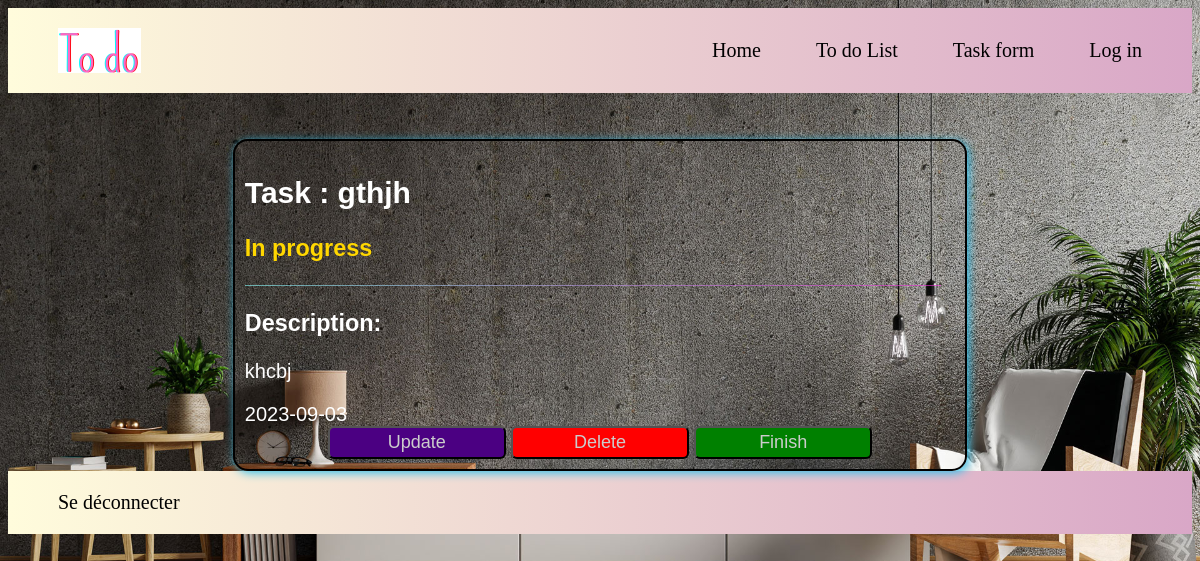
The app's page /index.php?val=list (signed in) with its own data.
### tables this page shows
CREATE TABLE `tasks` (
  `id_task` int(11) NOT NULL,
  `title` varchar(100) NOT NULL,
  `description` text DEFAULT NULL,
  `dates` date DEFAULT NULL,
  `status` varchar(20) DEFAULT 'In progress',
  `id_user` int(11) DEFAULT NULL
);

### liste.php (the view, shortened to what this page needs)
<div class="tasks">
    <?php
    require "connexion.php";
    $user = $_SESSION['user'];
    $sql = "SELECT * FROM users WHERE username = ? ";
    $req = $connexion->prepare($sql);
    $req->execute([$user['username']]);
    $result = $req->fetch();
    $sql = "SELECT  * FROM tasks WHERE id_user = ?";
    $req = $connexion->prepare($sql);
    $req->execute([$result['id_user']]);
    while ($row = $req->fetch()) {
        if ($row['status'] === 'In progress') {
            echo " <br/>
            <center>
            <form method='POST' action=index.php?val=trait>
            <input type='hidden' name='status' value=" . $row['status'] . ">
            <input type='hidden' name='mon_id' value=" . $row['id_task'] . ">
                 <div class='form-task'>
                    <div class='id_task'>
                    <h2>Task : " . $row['title'] . " </h2> <h3 style='color:gold;'> " . $row['status'] . " </h3> </div>
                    <div class='line'></div>
                    <div class='desc-task'>
                        <h3>Description: </h3>
                        <p>
                            " . $row['description'] . "
                        </p>
                    </div>
                    <div class='date-task'>" . $row['dates'] . "</div>
                    <div class=' status-task>
                    </div>
                    <br>
                    <div class='button-task'>
                    <center>
                        <button name='action' class='btn-update' value='update'>Update</button>
                        <button name='action' class='btn-delete' value='delete'>Delete</button>
                        <button name='action' class='btn-finish' value='finish'>Finish</button>
                    <center/>
                    </div>
                </div>
            </center></form>";
        }
    }
    ?>
</div>

### index.php (shortened to what this page needs)
<!DOCTYPE html>
<html lang="fr">
<head>
    <link rel="stylesheet" href="./assets/css/style.css">
</head>
<body>
    <?php include "header.php"; ?>
    <?php include "contenu.php"; ?>
    <footer>
        <a href="logout.php">Se déconnecter</a>
    </footer>
</body>
</html>

### header.php
<header>
    <nav>
        <img src='./assets/img/To do.png' class="logo" alt="Todo">
        <div class="liens">
            <a href="index.php?val=home">Home</a>
            <a href="index.php?val=list">To do List</a>
            <a href="index.php?val=task">Task form</a>
            <a href="index.php?val=login">Log in</a>
        </div>
    </nav>
</header>
<br />

### contenu.php (shortened to what this page needs)
<?php
if (!isset($_REQUEST['val'])) {
    include "accueil.php";
} else {
    switch ($_REQUEST['val']) {
        case 'list':
            include "liste.php";
            break;
    }
}

### assets/css/style.css (style rules this page uses)
body { background-size: cover; font-size: 20px; background-image: url(../img/cambg_1.jpg); }
a { color: #000000; text-decoration: none; }
header, footer { background: #d9a7c7; background: -webkit-linear-gradient(to right, #fffcdc, #d9a7c7); background: linear-gradient(to right, #fffcdc, #d9a7c7); padding: 20px 50px; }
footer, nav { display: flex; flex-direction: row; align-items: center; justify-content: space-between; }
nav a { margin-left: 50px; }
.line { width: 98%; height: 01px; background: #ef32d9; background: -webkit-linear-gradient(to right, #89fffd, #ef32d9); background: linear-gradient(to right, #89fffd, #ef32d9); opacity: 0.6; }
.tasks { display: flex; flex-direction: column; }
.form-task { color: rgb(255, 255, 255); border: solid black 2px; border-radius: 15px; padding: 10px; width: 60%; height: auto; text-align: justify; background-size: cover; box-shadow: 2px 2px 10px #33c0eb; font-family: 'Trebuchet MS', 'Lucida Sans Unicode', 'Lucida Grande', 'Lucida Sans', Arial, sans-serif; }
.desc-task p { flex-wrap: wrap; color: #ffffffff; }
.btn-update { width: 25%; height: 33px; border-radius: 6px; background-color: indigo; color: #ccc; font-size: large; font-family: 'Trebuchet MS', 'Lucida Sans Unicode', 'Lucida Grande', 'Lucida Sans', Arial, sans-serif; }
.btn-delete { width: 25%; height: 33px; border-radius: 6px; color: #ccc; background-color: red; font-size: large; font-family: 'Trebuchet MS', 'Lucida Sans Unicode', 'Lucida Grande', 'Lucida Sans', Arial, sans-serif; }
.btn-finish { width: 25%; height: 33px; border-radius: 6px; background-color: green; color: #ccc; font-size: large; font-family: 'Trebuchet MS', 'Lucida Sans Unicode', 'Lucida Grande', 'Lucida Sans', Arial, sans-serif; }

### records on screen
tasks: title "gthjh", status "In progress", description "khcbj", dates "2023-09-03"
